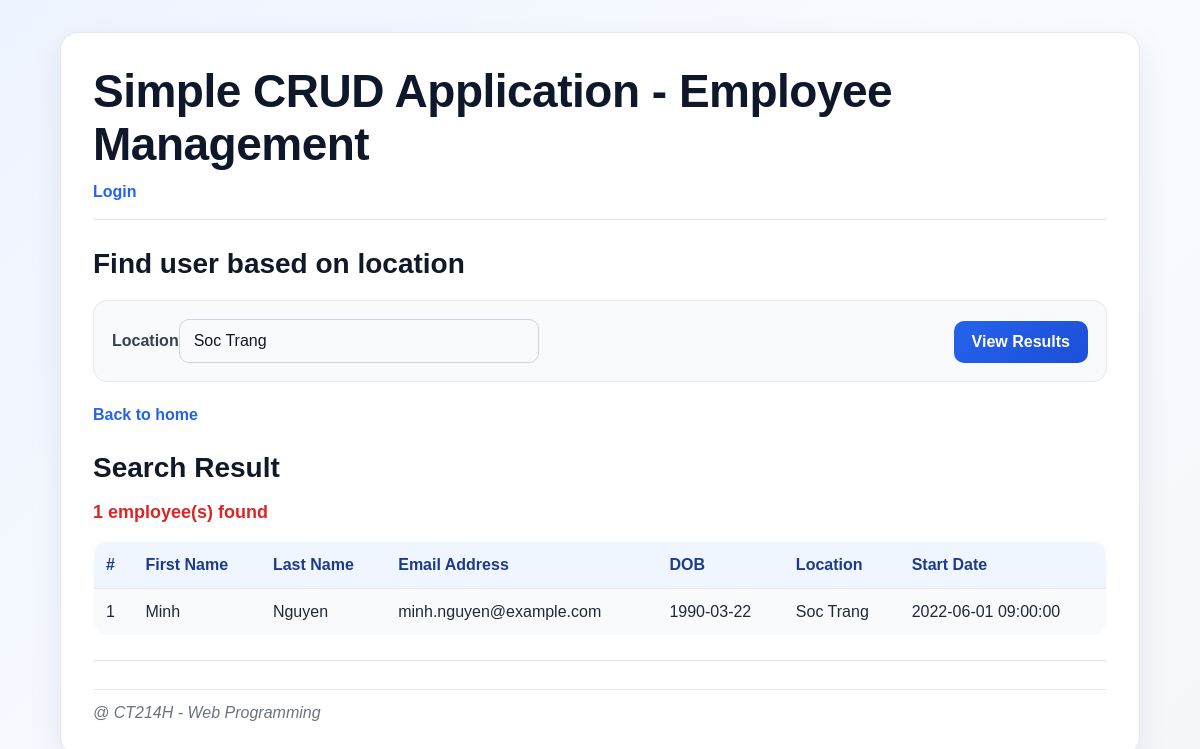
Page /find_query.php?location=Soc Trang on the committed database.
### tables this page shows
CREATE TABLE employee (
    id INT(11) UNSIGNED AUTO_INCREMENT PRIMARY KEY,
    firstname VARCHAR(30) NOT NULL,
    lastname VARCHAR(30) NOT NULL,
    email VARCHAR(50) NOT NULL,
    dob DATE,
    location VARCHAR(50),
    startdate TIMESTAMP DEFAULT CURRENT_TIMESTAMP
);

### find_query.php (the view, shortened to what this page needs)
<?php
include 'templates/header.php';
include 'data/connect-select-db.php';
echo '<h2>Find user based on location</h2>';
echo "<form method='GET' action='find_query.php' class='inline-form'>";
echo "<div class='field'><label for='location'>Location</label>";
echo "<input type='text' id='location' name='location' value='" . htmlspecialchars($_GET['location'] ?? '') . "' size='20'></div>";
echo "<div><input type='submit' value='View Results'></div>";
echo '</form>';
echo "<p><a href='index.php'>Back to home</a></p>";
if (isset($_GET['location']) && !empty($_GET['location'])) {
    $location = mysqli_real_escape_string($conn, $_GET['location']);
    $sql = "SELECT * FROM employee WHERE location LIKE '%$location%'";
    $result = mysqli_query($conn, $sql);
    $count = mysqli_num_rows($result);
    echo '<h2>Search Result</h2>';
    echo "<p class='result-count'>$count employee(s) found</p>";
    if ($count > 0) {
        echo '<table>';
        echo '<tr><th>#</th><th>First Name</th><th>Last Name</th><th>Email Address</th><th>DOB</th><th>Location</th><th>Start Date</th></tr>';
        while ($row = mysqli_fetch_assoc($result)) {
            echo '<tr>';
            echo '<td>' . $row['id'] . '</td>';
            echo '<td>' . htmlspecialchars($row['firstname']) . '</td>';
            echo '<td>' . htmlspecialchars($row['lastname']) . '</td>';
            echo '<td>' . htmlspecialchars($row['email']) . '</td>';
            echo '<td>' . $row['dob'] . '</td>';
            echo '<td>' . htmlspecialchars($row['location']) . '</td>';
            echo '<td>' . $row['startdate'] . '</td>';
            echo '</tr>';
        }
        echo '</table>';
    }
}
include 'templates/footer.php';
?>

### templates/header.php (shortened to what this page needs)
<!DOCTYPE html>
<html lang="vi">
<head>
    <link rel="stylesheet" href="css/style.css">
</head>
<body>
    <div class="container">
        <h1>Simple CRUD Application - Employee Management</h1>
        <a class="login-link" href="index.php">Login</a>
        <hr>

### templates/footer.php
        <hr>
        <div class="footer">
            @ CT214H - Web Programming
        </div>
    </div>
</body>
</html>

### css/style.css (style rules this page uses)
* { box-sizing: border-box; }
body { margin: 0; padding: 32px 16px; background: linear-gradient(135deg, #eef4ff 0%, #f8fbff 50%, #f5f7fb 100%); color: #1f2937; font-family: 'Times New Roman', Times, serif, Helvetica, sans-serif; }
.container { max-width: 1080px; margin: 0 auto; background: #ffffff; border: 1px solid #e5e7eb; border-radius: 18px; padding: 32px; box-shadow: 0 12px 35px rgba(15, 23, 42, 0.08); }
h1 { margin: 0 0 12px; color: #0f172a; font-size: 46px; font-weight: 700; line-height: 1.15; letter-spacing: -0.5px; }
h2 { margin: 28px 0 18px; color: #111827; font-size: 28px; font-weight: 700; }
p, li, label, input, td, th, a, div { font-size: 16px; font-family: Arial, Helvetica, sans-serif; }
hr { border: none; border-top: 1px solid #e5e7eb; margin: 18px 0 28px; }
.login-link, a { color: #2563eb; text-decoration: none; font-weight: 600; }
form { margin: 20px 0 24px; }
label { display: inline-block; margin-bottom: 8px; font-weight: 600; color: #374151; }
input[type="text"], input[type="email"], input[type="date"] { width: 100%; max-width: 360px; padding: 12px 14px; border: 1px solid #cbd5e1; border-radius: 10px; background: #f8fafc; color: #111827; outline: none; transition: all 0.2s ease; }
input[type="submit"], .button { display: inline-block; padding: 12px 18px; border: none; border-radius: 10px; background: linear-gradient(135deg, #2563eb, #1d4ed8); color: #ffffff; cursor: pointer; text-decoration: none; font-weight: 700; transition: transform 0.15s ease, box-shadow 0.2s ease, opacity 0.2s ease; }
table { width: 100%; border-collapse: collapse; margin: 18px 0 24px; overflow: hidden; border-radius: 14px; border: 1px solid #e5e7eb; background: #ffffff; }
th, td { border-bottom: 1px solid #e5e7eb; padding: 14px 12px; text-align: left; vertical-align: middle; }
th { background: #eff6ff; color: #1e3a8a; font-weight: 700; }
tr:nth-child(even) td { background: #f9fafb; }
.result-count { color: #dc2626; font-weight: 700; font-size: 18px; }
.inline-form { display: flex; align-items: flex-end; gap: 14px; flex-wrap: wrap; background: #f8fafc; border: 1px solid #e5e7eb; border-radius: 14px; padding: 18px; }
.inline-form .field { flex: 1 1 280px; }
.footer { margin-top: 18px; color: #6b7280; font-style: italic; font-size: 16px; padding-top: 14px; border-top: 1px solid #e5e7eb; }

### rows in the picture
employee: id "1", firstname "Minh", lastname "Nguyen", email "minh.nguyen@example.com", dob "1990-03-22", location "Soc Trang", startdate "2022-06-01 09:00:00"

### other values in the picture
$count "1"
